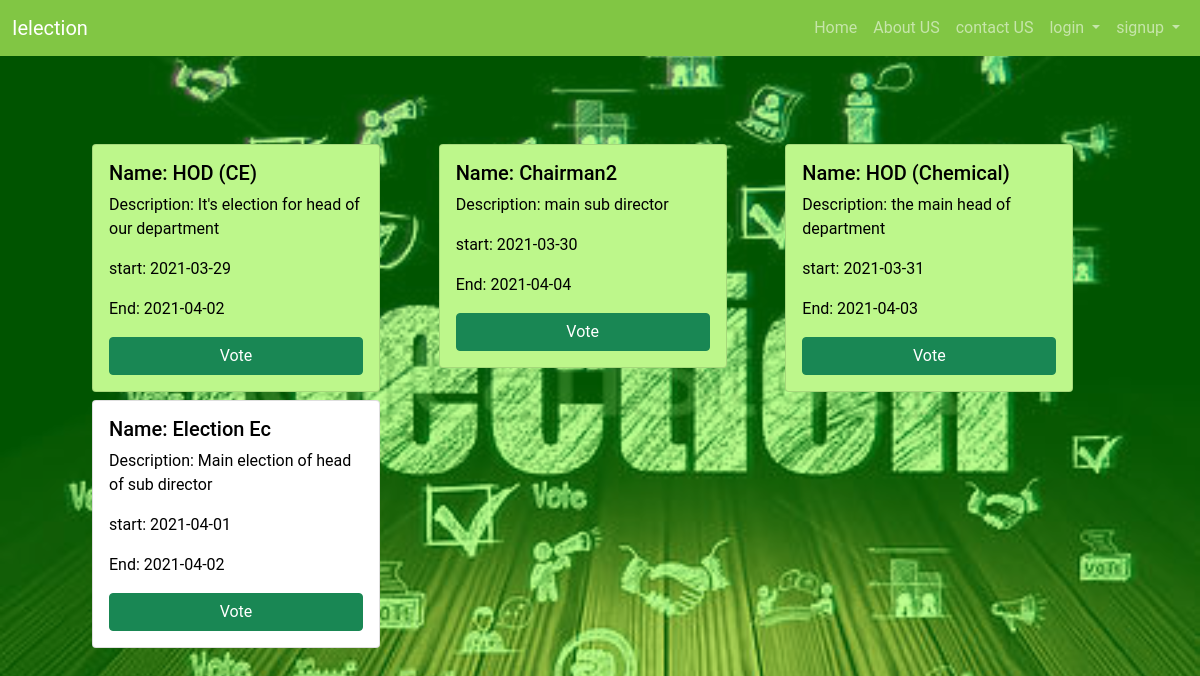
The page /vote.php on the database its author committed.
### tables this page shows
CREATE TABLE `election_vote` (
  `eid` int(8) NOT NULL,
  `name` varchar(40) NOT NULL,
  `description` text NOT NULL,
  `start_date` date NOT NULL,
  `end_date` date NOT NULL,
  `reg_last_date` date NOT NULL,
  `create_on` datetime NOT NULL DEFAULT current_timestamp(),
  `vote_status` tinyint(1) NOT NULL
);

### vote.php (the view, shortened to what this page needs)
<!doctype html>
<html lang="en">
<head>
    <link href="https://cdn.jsdelivr.net/npm/bootstrap@5.0.0-beta2/dist/css/bootstrap.min.css" rel="stylesheet"
>
    <link rel="stylesheet" href="https://pro.fontawesome.com/releases/v5.10.0/css/all.css"
 />
        <link rel="stylesheet" href="cssfolder/homestyle.css">
</head>
<body>
    <div class="conatainer vote">
        <?php
        include('partials/_nav.php');
       ?>
    </div>
    <form action="">
    <div class="row election_list">
        <?php
    $sql="SELECT * FROM `election_vote` ORDER BY `start_date`";
    $result=$conn->query($sql);
      while($row=$result->fetch(PDO::FETCH_ASSOC))
      {
          $bg_color='';
          $sdate=strtotime($row['start_date']);
          $edate=strtotime($row['end_date']);
          $current=time();
            if($current>$sdate && $current<$edate)
            {
                $bg_color="bg_color";
            }
            if($current<$edate)
            {
                    echo '<div class="col-md-4 mt-2">
                    <div class="card '.$bg_color.'" style="width: 18rem;">
                        <div class="card-body">
                            <h5 class="card-title">Name: '.$row['name'].'</h5 <p class="card-text">Description:
                            '.$row['description'].'</p>
                            <p>start: '.$row['start_date'].'
                            <p>End: '.$row['end_date'].'
                            <br>
                            <div class="d-grid gap-2">
                                <a href="voting.php?id='.$row['eid'].'&vote=False" class="card-link btn btn-success btn-block">Vote</a>
                            </div>
                        </div>
                    </div>
                    </div>';
            }
      }
      ?>
    </div>
    </form>
</body>
</html>

### cssfolder/homestyle.css (style rules this page uses)
* { padding:0; margin: 0; box-sizing: border-box; font-family: 'Roboto', sans-serif; }
body { background-image: url('../uploads/vote.jpg'); background-repeat: no-repeat; background-position: center center; background-size: cover; background-color: rgba(62, 211, 16, 0.5); font-family: 'Josefin Sans', sans-serif; background-blend-mode: overlay; color:white; min-height: 100vh; }
.election_list { margin: 10vh; color: black; }
.election_list .bg_color { background-color: #bdf78b;; }

### vote.php (style rules this page uses)
.vote { color:black; }

### rows shown on the page
election_vote: name "HOD (CE)", description "It's election for head of our department", start_date "2021-03-29", end_date "2021-04-02"
election_vote: name "Chairman2", description "main sub director", start_date "2021-03-30", end_date "2021-04-04"
election_vote: name "HOD (Chemical)", description "the main head of department", start_date "2021-03-31", end_date "2021-04-03"
election_vote: name "Election Ec", description "Main election of head of sub director", start_date "2021-04-01", end_date "2021-04-02"
